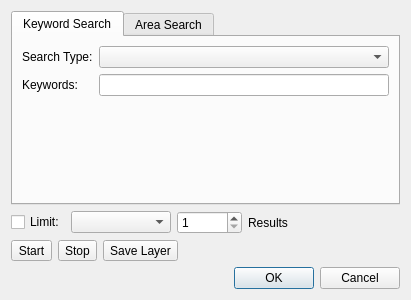
<?xml version="1.0" encoding="UTF-8"?>
<ui version="4.0">
 <class>ThreadingMasterDialogBase</class>
 <widget class="QDialog" name="ThreadingMasterDialogBase">
  <property name="geometry">
   <rect>
    <x>0</x>
    <y>0</y>
    <width>411</width>
    <height>300</height>
   </rect>
  </property>
  <property name="minimumSize">
   <size>
    <width>411</width>
    <height>300</height>
   </size>
  </property>
  <property name="windowTitle">
   <string>Threading Master</string>
  </property>
  <layout class="QGridLayout" name="gridLayout_2">
   <item row="0" column="0" colspan="2">
    <widget class="QTabWidget" name="tabWidget">
     <property name="minimumSize">
      <size>
       <width>0</width>
       <height>0</height>
      </size>
     </property>
     <property name="currentIndex">
      <number>0</number>
     </property>
     <widget class="QWidget" name="keywordTab">
      <attribute name="title">
       <string>Keyword Search</string>
      </attribute>
      <layout class="QGridLayout" name="gridLayout">
       <item row="0" column="1">
        <widget class="QComboBox" name="SearchTypeDd">
         <property name="minimumSize">
          <size>
           <width>280</width>
           <height>0</height>
          </size>
         </property>
        </widget>
       </item>
       <item row="1" column="1">
        <widget class="QLineEdit" name="streamLineEdit">
         <property name="minimumSize">
          <size>
           <width>280</width>
           <height>0</height>
          </size>
         </property>
        </widget>
       </item>
       <item row="0" column="0">
        <widget class="QLabel" name="label_4">
         <property name="text">
          <string>Search Type:</string>
         </property>
        </widget>
       </item>
       <item row="1" column="0">
        <widget class="QLabel" name="label_3">
         <property name="text">
          <string>Keywords:</string>
         </property>
        </widget>
       </item>
       <item row="2" column="1">
        <spacer name="verticalSpacer">
         <property name="orientation">
          <enum>Qt::Vertical</enum>
         </property>
         <property name="sizeHint" stdset="0">
          <size>
           <width>20</width>
           <height>40</height>
          </size>
         </property>
        </spacer>
       </item>
      </layout>
     </widget>
     <widget class="QWidget" name="areaTab">
      <attribute name="title">
       <string>Area Search</string>
      </attribute>
      <layout class="QGridLayout" name="gridLayout_5">
       <item row="2" column="2">
        <layout class="QGridLayout" name="gridLayout_8">
         <item row="0" column="0">
          <spacer name="horizontalSpacer_5">
           <property name="orientation">
            <enum>Qt::Horizontal</enum>
           </property>
           <property name="sizeHint" stdset="0">
            <size>
             <width>40</width>
             <height>20</height>
            </size>
           </property>
          </spacer>
         </item>
         <item row="0" column="1">
          <widget class="QLabel" name="label_7">
           <property name="text">
            <string>XMax</string>
           </property>
          </widget>
         </item>
         <item row="0" column="2">
          <spacer name="horizontalSpacer_6">
           <property name="orientation">
            <enum>Qt::Horizontal</enum>
           </property>
           <property name="sizeHint" stdset="0">
            <size>
             <width>40</width>
             <height>20</height>
            </size>
           </property>
          </spacer>
         </item>
         <item row="1" column="0" colspan="3">
          <widget class="QLineEdit" name="XMaxLineEdit"/>
         </item>
        </layout>
       </item>
       <item row="2" column="4">
        <layout class="QGridLayout" name="gridLayout_6">
         <item row="0" column="0">
          <spacer name="horizontalSpacer">
           <property name="orientation">
            <enum>Qt::Horizontal</enum>
           </property>
           <property name="sizeHint" stdset="0">
            <size>
             <width>40</width>
             <height>20</height>
            </size>
           </property>
          </spacer>
         </item>
         <item row="0" column="1">
          <widget class="QLabel" name="label">
           <property name="text">
            <string>XMin</string>
           </property>
          </widget>
         </item>
         <item row="0" column="2">
          <spacer name="horizontalSpacer_2">
           <property name="orientation">
            <enum>Qt::Horizontal</enum>
           </property>
           <property name="sizeHint" stdset="0">
            <size>
             <width>40</width>
             <height>20</height>
            </size>
           </property>
          </spacer>
         </item>
         <item row="1" column="0" colspan="3">
          <widget class="QLineEdit" name="XMinLineEdit"/>
         </item>
        </layout>
       </item>
       <item row="2" column="1">
        <layout class="QGridLayout" name="gridLayout_7">
         <item row="1" column="0" colspan="3">
          <widget class="QLineEdit" name="YMinLineEdit"/>
         </item>
         <item row="0" column="2">
          <spacer name="horizontalSpacer_3">
           <property name="orientation">
            <enum>Qt::Horizontal</enum>
           </property>
           <property name="sizeHint" stdset="0">
            <size>
             <width>40</width>
             <height>20</height>
            </size>
           </property>
          </spacer>
         </item>
         <item row="0" column="1">
          <widget class="QLabel" name="label_6">
           <property name="text">
            <string>YMin</string>
           </property>
          </widget>
         </item>
         <item row="0" column="0">
          <spacer name="horizontalSpacer_4">
           <property name="orientation">
            <enum>Qt::Horizontal</enum>
           </property>
           <property name="sizeHint" stdset="0">
            <size>
             <width>40</width>
             <height>20</height>
            </size>
           </property>
          </spacer>
         </item>
        </layout>
       </item>
       <item row="2" column="3">
        <layout class="QGridLayout" name="gridLayout_9">
         <item row="1" column="0" colspan="3">
          <widget class="QLineEdit" name="YMaxLineEdit"/>
         </item>
         <item row="0" column="0">
          <spacer name="horizontalSpacer_8">
           <property name="orientation">
            <enum>Qt::Horizontal</enum>
           </property>
           <property name="sizeHint" stdset="0">
            <size>
             <width>40</width>
             <height>20</height>
            </size>
           </property>
          </spacer>
         </item>
         <item row="0" column="2">
          <spacer name="horizontalSpacer_7">
           <property name="orientation">
            <enum>Qt::Horizontal</enum>
           </property>
           <property name="sizeHint" stdset="0">
            <size>
             <width>40</width>
             <height>20</height>
            </size>
           </property>
          </spacer>
         </item>
         <item row="0" column="1">
          <widget class="QLabel" name="label_8">
           <property name="text">
            <string>YMax</string>
           </property>
          </widget>
         </item>
        </layout>
       </item>
       <item row="3" column="2">
        <spacer name="verticalSpacer_2">
         <property name="orientation">
          <enum>Qt::Vertical</enum>
         </property>
         <property name="sizeHint" stdset="0">
          <size>
           <width>20</width>
           <height>40</height>
          </size>
         </property>
        </spacer>
       </item>
      </layout>
     </widget>
    </widget>
   </item>
   <item row="1" column="0" colspan="2">
    <layout class="QHBoxLayout" name="horizontalLayout_2">
     <item>
      <widget class="QCheckBox" name="limitCheckBox">
       <property name="text">
        <string>Limit:</string>
       </property>
      </widget>
     </item>
     <item>
      <widget class="QComboBox" name="limitDd">
       <property name="minimumSize">
        <size>
         <width>100</width>
         <height>0</height>
        </size>
       </property>
      </widget>
     </item>
     <item>
      <widget class="QSpinBox" name="limitSb">
       <property name="minimumSize">
        <size>
         <width>65</width>
         <height>0</height>
        </size>
       </property>
       <property name="minimum">
        <number>1</number>
       </property>
       <property name="maximum">
        <number>2000</number>
       </property>
      </widget>
     </item>
     <item>
      <widget class="QLabel" name="label_2">
       <property name="text">
        <string>Results</string>
       </property>
      </widget>
     </item>
     <item>
      <spacer name="horizontalSpacer_10">
       <property name="orientation">
        <enum>Qt::Horizontal</enum>
       </property>
       <property name="sizeHint" stdset="0">
        <size>
         <width>40</width>
         <height>20</height>
        </size>
       </property>
      </spacer>
     </item>
    </layout>
   </item>
   <item row="2" column="0">
    <layout class="QHBoxLayout" name="horizontalLayout">
     <item>
      <widget class="QToolButton" name="streamButton">
       <property name="text">
        <string>Start</string>
       </property>
      </widget>
     </item>
     <item>
      <widget class="QToolButton" name="stopButton">
       <property name="text">
        <string>Stop</string>
       </property>
      </widget>
     </item>
     <item>
      <widget class="QToolButton" name="saveLayerButton">
       <property name="text">
        <string>Save Layer</string>
       </property>
      </widget>
     </item>
     <item>
      <spacer name="horizontalSpacer_9">
       <property name="orientation">
        <enum>Qt::Horizontal</enum>
       </property>
       <property name="sizeHint" stdset="0">
        <size>
         <width>40</width>
         <height>20</height>
        </size>
       </property>
      </spacer>
     </item>
    </layout>
   </item>
   <item row="3" column="1">
    <widget class="QDialogButtonBox" name="button_box">
     <property name="orientation">
      <enum>Qt::Horizontal</enum>
     </property>
     <property name="standardButtons">
      <set>QDialogButtonBox::Cancel|QDialogButtonBox::Ok</set>
     </property>
    </widget>
   </item>
  </layout>
 </widget>
 <resources/>
 <connections>
  <connection>
   <sender>button_box</sender>
   <signal>accepted()</signal>
   <receiver>ThreadingMasterDialogBase</receiver>
   <slot>accept()</slot>
   <hints>
    <hint type="sourcelabel">
     <x>20</x>
     <y>20</y>
    </hint>
    <hint type="destinationlabel">
     <x>20</x>
     <y>20</y>
    </hint>
   </hints>
  </connection>
  <connection>
   <sender>button_box</sender>
   <signal>rejected()</signal>
   <receiver>ThreadingMasterDialogBase</receiver>
   <slot>reject()</slot>
   <hints>
    <hint type="sourcelabel">
     <x>20</x>
     <y>20</y>
    </hint>
    <hint type="destinationlabel">
     <x>20</x>
     <y>20</y>
    </hint>
   </hints>
  </connection>
 </connections>
</ui>
